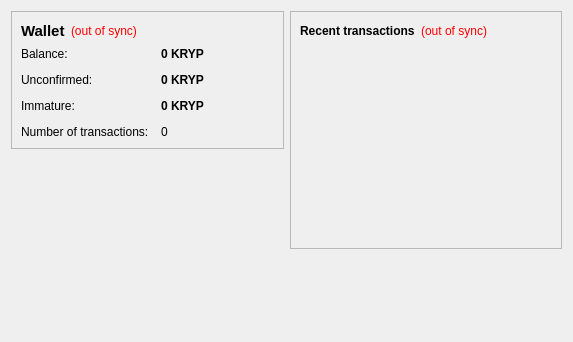
<?xml version="1.0" encoding="UTF-8"?>
<ui version="4.0">
 <class>OverviewPage</class>
 <widget class="QWidget" name="OverviewPage">
  <property name="geometry">
   <rect>
    <x>0</x>
    <y>0</y>
    <width>573</width>
    <height>342</height>
   </rect>
  </property>
  <property name="windowTitle">
   <string>Form</string>
  </property>
  <layout class="QHBoxLayout" name="horizontalLayout" stretch="1,1">
   <item>
    <layout class="QVBoxLayout" name="verticalLayout_2">
     <item>
      <widget class="QFrame" name="frame">
       <property name="frameShape">
        <enum>QFrame::StyledPanel</enum>
       </property>
       <property name="frameShadow">
        <enum>QFrame::Raised</enum>
       </property>
       <layout class="QVBoxLayout" name="verticalLayout_4">
        <item>
         <layout class="QHBoxLayout" name="horizontalLayout_4">
          <item>
           <widget class="QLabel" name="label_5">
            <property name="font">
             <font>
              <pointsize>11</pointsize>
              <weight>75</weight>
              <bold>true</bold>
             </font>
            </property>
            <property name="text">
             <string>Wallet</string>
            </property>
           </widget>
          </item>
          <item>
           <widget class="QLabel" name="labelWalletStatus">
            <property name="toolTip">
             <string>The displayed information may be out of date. Your wallet automatically synchronizes with the Kryptonite network after a connection is established, but this process has not completed yet.</string>
            </property>
            <property name="styleSheet">
             <string notr="true">QLabel { color: red; }</string>
            </property>
            <property name="text">
             <string notr="true">(out of sync)</string>
            </property>
            <property name="alignment">
             <set>Qt::AlignLeading|Qt::AlignLeft|Qt::AlignVCenter</set>
            </property>
           </widget>
          </item>
          <item>
           <spacer name="horizontalSpacer_2">
            <property name="orientation">
             <enum>Qt::Horizontal</enum>
            </property>
            <property name="sizeHint" stdset="0">
             <size>
              <width>40</width>
              <height>20</height>
             </size>
            </property>
           </spacer>
          </item>
         </layout>
        </item>
        <item>
         <layout class="QFormLayout" name="formLayout_2">
          <property name="fieldGrowthPolicy">
           <enum>QFormLayout::AllNonFixedFieldsGrow</enum>
          </property>
          <property name="horizontalSpacing">
           <number>12</number>
          </property>
          <property name="verticalSpacing">
           <number>12</number>
          </property>
          <item row="0" column="0">
           <widget class="QLabel" name="label">
            <property name="text">
             <string>Balance:</string>
            </property>
           </widget>
          </item>
          <item row="0" column="1">
           <widget class="QLabel" name="labelBalance">
            <property name="font">
             <font>
              <weight>75</weight>
              <bold>true</bold>
             </font>
            </property>
            <property name="cursor">
             <cursorShape>IBeamCursor</cursorShape>
            </property>
            <property name="toolTip">
             <string>Your current balance</string>
            </property>
            <property name="text">
             <string notr="true">0 KRYP</string>
            </property>
            <property name="textInteractionFlags">
             <set>Qt::LinksAccessibleByMouse|Qt::TextSelectableByKeyboard|Qt::TextSelectableByMouse</set>
            </property>
           </widget>
          </item>
          <item row="1" column="0">
           <widget class="QLabel" name="label_3">
            <property name="text">
             <string>Unconfirmed:</string>
            </property>
           </widget>
          </item>
          <item row="1" column="1">
           <widget class="QLabel" name="labelUnconfirmed">
            <property name="font">
             <font>
              <weight>75</weight>
              <bold>true</bold>
             </font>
            </property>
            <property name="cursor">
             <cursorShape>IBeamCursor</cursorShape>
            </property>
            <property name="toolTip">
             <string>Total of transactions that have yet to be confirmed, and do not yet count toward the current balance</string>
            </property>
            <property name="text">
             <string notr="true">0 KRYP</string>
            </property>
            <property name="textInteractionFlags">
             <set>Qt::LinksAccessibleByMouse|Qt::TextSelectableByKeyboard|Qt::TextSelectableByMouse</set>
            </property>
           </widget>
          </item>
          <item row="3" column="0">
           <widget class="QLabel" name="label_2">
            <property name="text">
             <string>Number of transactions:</string>
            </property>
           </widget>
          </item>
          <item row="3" column="1">
           <widget class="QLabel" name="labelNumTransactions">
            <property name="toolTip">
             <string>Total number of transactions in wallet</string>
            </property>
            <property name="text">
             <string notr="true">0</string>
            </property>
           </widget>
          </item>
          <item row="2" column="0">
           <widget class="QLabel" name="labelImmatureText">
            <property name="text">
             <string>Immature:</string>
            </property>
           </widget>
          </item>
          <item row="2" column="1">
           <widget class="QLabel" name="labelImmature">
            <property name="font">
             <font>
              <weight>75</weight>
              <bold>true</bold>
             </font>
            </property>
            <property name="toolTip">
             <string>Mined balance that has not yet matured</string>
            </property>
            <property name="text">
             <string notr="true">0 KRYP</string>
            </property>
            <property name="textInteractionFlags">
             <set>Qt::LinksAccessibleByMouse|Qt::TextSelectableByKeyboard|Qt::TextSelectableByMouse</set>
            </property>
           </widget>
          </item>
         </layout>
        </item>
       </layout>
      </widget>
     </item>
     <item>
      <spacer name="verticalSpacer">
       <property name="orientation">
        <enum>Qt::Vertical</enum>
       </property>
       <property name="sizeHint" stdset="0">
        <size>
         <width>20</width>
         <height>40</height>
        </size>
       </property>
      </spacer>
     </item>
    </layout>
   </item>
   <item>
    <layout class="QVBoxLayout" name="verticalLayout_3">
     <item>
      <widget class="QFrame" name="frame_2">
       <property name="frameShape">
        <enum>QFrame::StyledPanel</enum>
       </property>
       <property name="frameShadow">
        <enum>QFrame::Raised</enum>
       </property>
       <layout class="QVBoxLayout" name="verticalLayout">
        <item>
         <layout class="QHBoxLayout" name="horizontalLayout_2">
          <item>
           <widget class="QLabel" name="label_4">
            <property name="text">
             <string>&lt;b&gt;Recent transactions&lt;/b&gt;</string>
            </property>
           </widget>
          </item>
          <item>
           <widget class="QLabel" name="labelTransactionsStatus">
            <property name="toolTip">
             <string>The displayed information may be out of date. Your wallet automatically synchronizes with the Kryptonite network after a connection is established, but this process has not completed yet.</string>
            </property>
            <property name="styleSheet">
             <string notr="true">QLabel { color: red; }</string>
            </property>
            <property name="text">
             <string notr="true">(out of sync)</string>
            </property>
            <property name="alignment">
             <set>Qt::AlignRight|Qt::AlignTrailing|Qt::AlignVCenter</set>
            </property>
           </widget>
          </item>
          <item>
           <spacer name="horizontalSpacer">
            <property name="orientation">
             <enum>Qt::Horizontal</enum>
            </property>
            <property name="sizeHint" stdset="0">
             <size>
              <width>40</width>
              <height>20</height>
             </size>
            </property>
           </spacer>
          </item>
         </layout>
        </item>
        <item>
         <widget class="QListView" name="listTransactions">
          <property name="styleSheet">
           <string notr="true">QListView { background: transparent; }</string>
          </property>
          <property name="frameShape">
           <enum>QFrame::NoFrame</enum>
          </property>
          <property name="verticalScrollBarPolicy">
           <enum>Qt::ScrollBarAlwaysOff</enum>
          </property>
          <property name="horizontalScrollBarPolicy">
           <enum>Qt::ScrollBarAlwaysOff</enum>
          </property>
          <property name="selectionMode">
           <enum>QAbstractItemView::NoSelection</enum>
          </property>
         </widget>
        </item>
       </layout>
      </widget>
     </item>
     <item>
      <spacer name="verticalSpacer_2">
       <property name="orientation">
        <enum>Qt::Vertical</enum>
       </property>
       <property name="sizeHint" stdset="0">
        <size>
         <width>20</width>
         <height>40</height>
        </size>
       </property>
      </spacer>
     </item>
    </layout>
   </item>
  </layout>
 </widget>
 <resources/>
 <connections/>
</ui>
